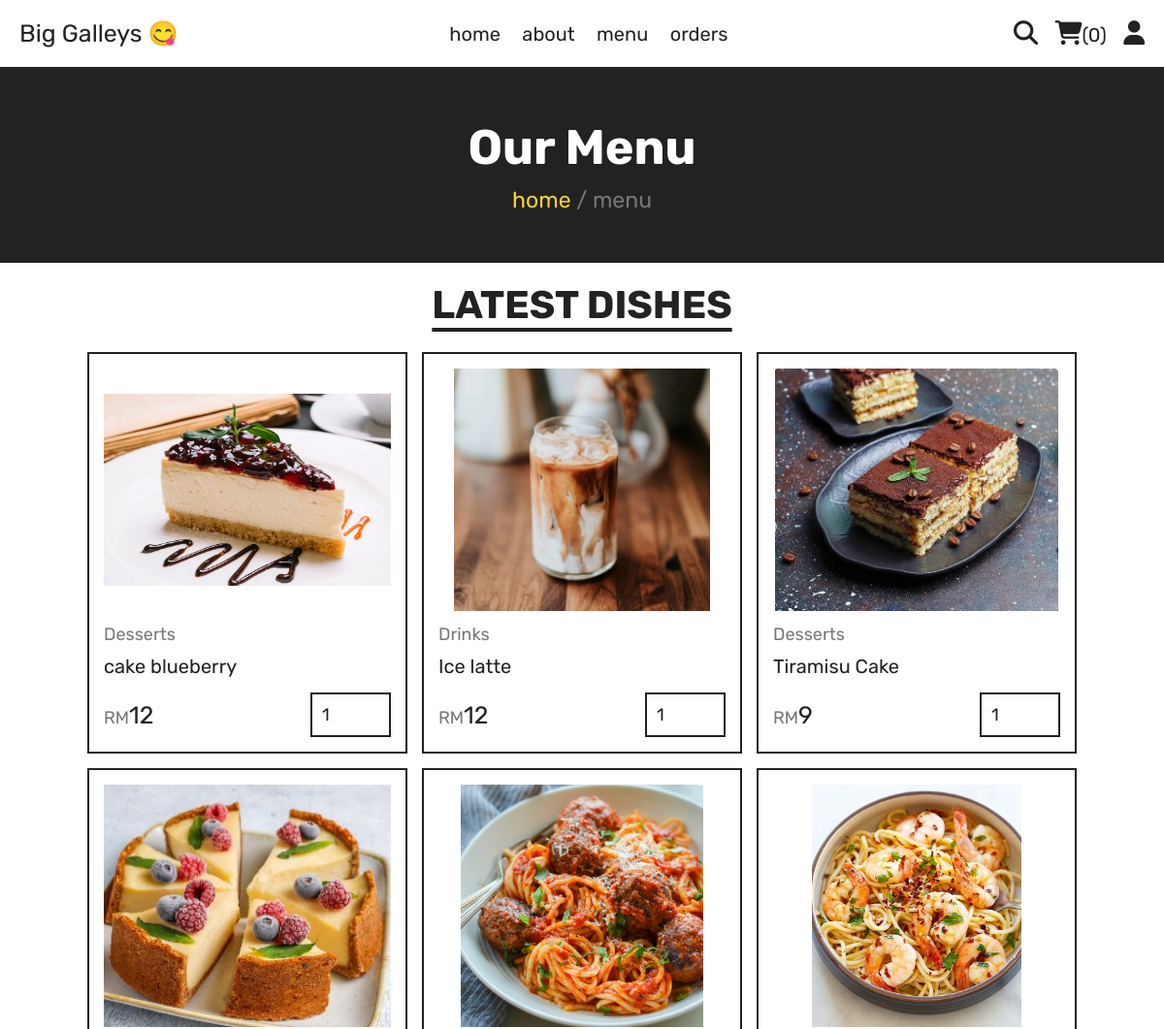
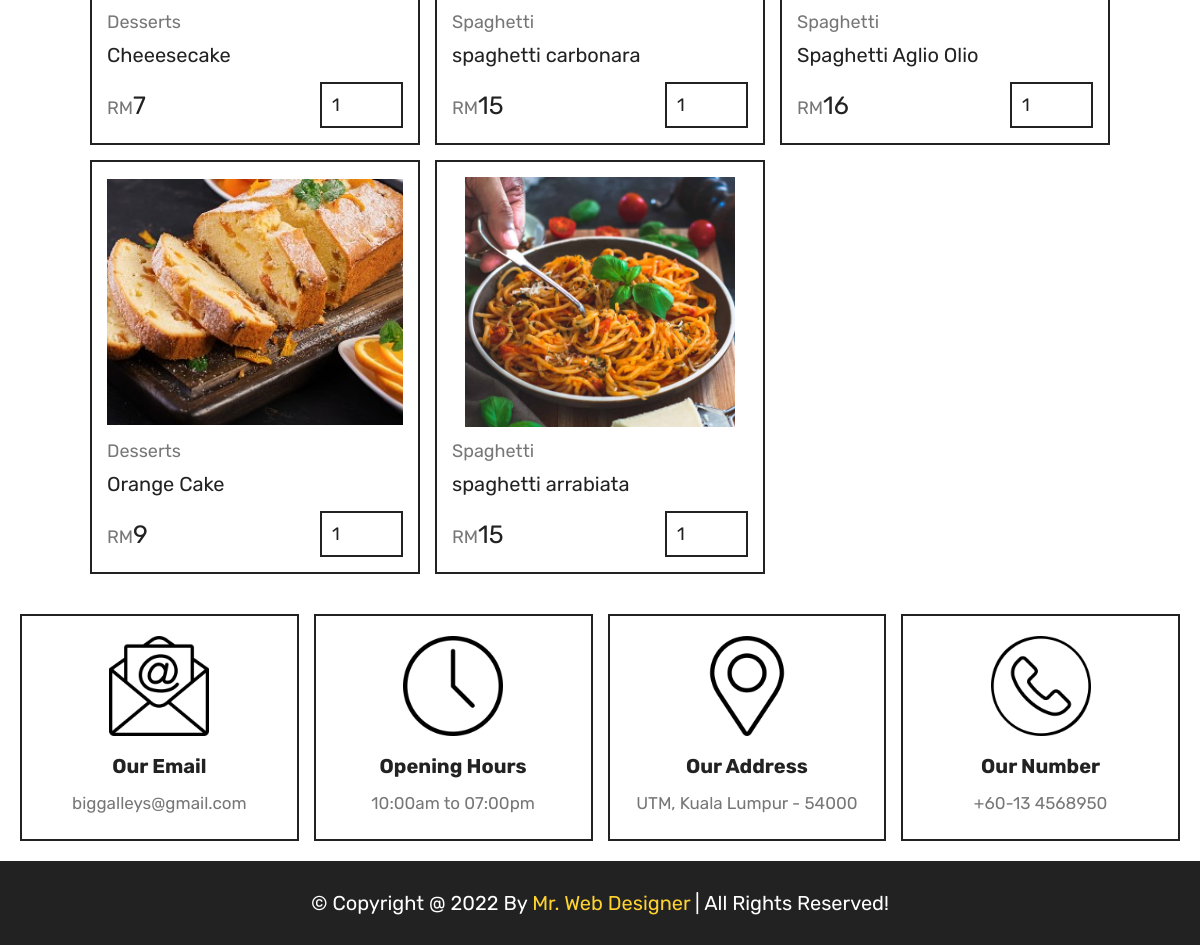
The app's page /customer/menu.php with its own data (2 pictures, top to bottom).
### tables this page shows
CREATE TABLE `products` (
  `id` int(100) NOT NULL,
  `name` varchar(100) NOT NULL,
  `category` varchar(100) NOT NULL,
  `quantity` int(3) NOT NULL,
  `availability` varchar(10) NOT NULL,
  `price` int(10) NOT NULL,
  `image` varchar(100) NOT NULL
);

### customer/menu.php (the view, shortened to what this page needs)
<?php
include 'components/connect.php';
?>
<!DOCTYPE html>
<html lang="en">
<head>
   <link rel="stylesheet" href="https://cdnjs.cloudflare.com/ajax/libs/font-awesome/6.1.1/css/all.min.css">
   <link rel="stylesheet" href="css/style.css">
</head>
<body>
<?php include 'components/user_header.php'; ?>
<div class="heading">
   <h3>our menu</h3>
   <p><a href="home.php">home</a> <span> / menu</span></p>
</div>
<section class="products">
   <h1 class="title">latest dishes</h1>
   <div class="box-container">
      <?php
         $select_products = $conn->prepare("SELECT * FROM `products`");
         $select_products->execute();
         if($select_products->rowCount() > 0){
            while($fetch_products = $select_products->fetch(PDO::FETCH_ASSOC)){
      ?>
      <form action="" method="post" class="box">
         <img src="uploaded_img/<?= $fetch_products['image']; ?>" alt="">
         <a href="category.php?category=<?= $fetch_products['category']; ?>" class="cat"><?= $fetch_products['category']; ?></a>
         <div class="name"><?= $fetch_products['name']; ?></div>
         <div class="flex">
            <div class="price"><span>RM</span><?= $fetch_products['price']; ?></div>
            <input type="number" name="qty" class="qty" min="1" max="99" value="1" maxlength="2">
         </div>
      </form>
      <?php
            }
         }else{
            echo '<p class="empty">no products added yet!</p>';
         }
      ?>
   </div>
</section>
<?php include 'components/footer.php'; ?>
</body>
</html>

### customer/css/style.css (style rules this page uses)
:root { --yellow:#fed330; --red:#e74c3c; --white:#fff; --black:#222; --light-color:#777; --border:.2rem solid var(--black); }
* { font-family: 'Rubik', sans-serif; margin:0; padding:0; box-sizing: border-box; outline: none; border: none; text-decoration: none; }
html { font-size: 62.5%; overflow-x: hidden; scroll-behavior: smooth; stop-opacity: 7rem; }
section { margin:0 auto; max-width: 1200px; padding:2rem; }
.title { text-align: center; margin-bottom: 2.5rem; font-size: 4rem; color:var(--black); text-transform: uppercase; text-decoration: underline; text-underline-offset: 1rem; }
.heading { display: flex; align-items: center; justify-content: center; gap:1rem; flex-flow: column; background-color: var(--black); min-height: 20rem; }
.heading h3 { font-size: 5rem; color:var(--white); text-transform: capitalize; }
.heading p { font-size: 2.3rem; color:var(--light-color); }
.heading p a { color:var(--yellow); }
.products .box-container { display: grid; grid-template-columns: repeat(auto-fit, 33rem); justify-content: center; align-items: flex-start; gap:1.5rem; }
.products .box-container .box { border:var(--border); padding:1.5rem; position: relative; overflow: hidden; }
.products .box-container .box img { height: 25rem; width: 100%; object-fit: contain; margin-bottom: 1rem; }
.products .box-container .box .cat { font-size: 1.8rem; color:var(--light-color); }
.products .box-container .box .name { font-size: 2rem; color:var(--black); margin:1rem 0; }
.products .box-container .box .flex { display: flex; align-items: center; gap:1rem; margin-top: 1.5rem; }
.products .box-container .box .flex .price { margin-right: auto; font-size: 2.5rem; color:var(--black); }
.products .box-container .box .flex .price span { color:var(--light-color); font-size: 1.8rem; }
.products .box-container .box .flex .qty { padding:1rem; border:var(--border); font-size: 1.8rem; color:var(--black); }

### records on screen
products: image (picture), category "Desserts", name "cake blueberry", price "12"
products: image (picture), category "Drinks", name "Ice latte", price "12"
products: image (picture), category "Desserts", name "Tiramisu Cake", price "9"
products: image (picture), category "Desserts", name "Cheeesecake", price "7"
products: image (picture), category "Spaghetti", name "spaghetti carbonara", price "15"
products: image (picture), category "Spaghetti", name "Spaghetti Aglio Olio", price "16"
products: image (picture), category "Desserts", name "Orange Cake", price "9"
products: image (picture), category "Spaghetti", name "spaghetti arrabiata", price "15"

### other values on screen
$total_cart_items "0"
